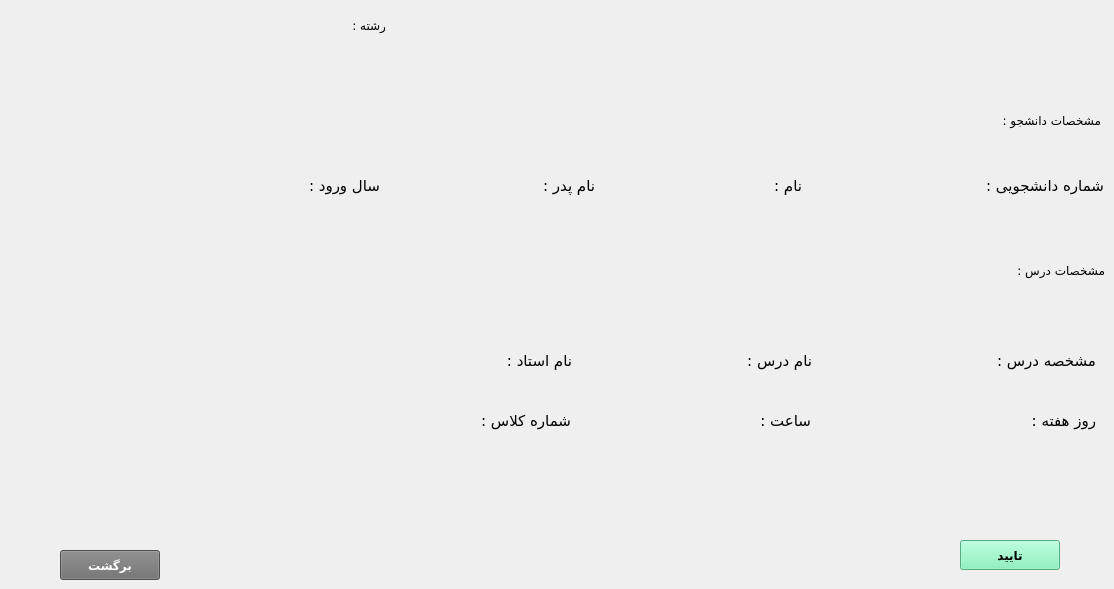
     <widget class="QWidget" name="page_2">
      <widget class="QPushButton" name="pushButton_backPage2">
       <property name="geometry">
        <rect>
         <x>60</x>
         <y>550</y>
         <width>100</width>
         <height>30</height>
        </rect>
       </property>
       <property name="minimumSize">
        <size>
         <width>100</width>
         <height>30</height>
        </size>
       </property>
       <property name="font">
        <font>
         <family>B Nazanin</family>
         <pointsize>9</pointsize>
         <weight>75</weight>
         <bold>true</bold>
        </font>
       </property>
       <property name="styleSheet">
        <string notr="true">background-color:rgb(111, 111, 111);
color: white</string>
       </property>
       <property name="text">
        <string>برگشت</string>
       </property>
      </widget>
      <widget class="QLabel" name="label_14">
       <property name="geometry">
        <rect>
         <x>970</x>
         <y>110</y>
         <width>131</width>
         <height>21</height>
        </rect>
       </property>
       <property name="font">
        <font>
         <family>B Titr</family>
         <weight>50</weight>
         <bold>false</bold>
        </font>
       </property>
       <property name="text">
        <string>مشخصات دانشجو :</string>
       </property>
      </widget>
      <widget class="QLabel" name="label_15">
       <property name="geometry">
        <rect>
         <x>994</x>
         <y>260</y>
         <width>111</width>
         <height>20</height>
        </rect>
       </property>
       <property name="font">
        <font>
         <family>B Titr</family>
        </font>
       </property>
       <property name="text">
        <string>مشخصات درس :</string>
       </property>
      </widget>
      <widget class="QPushButton" name="pushButton">
       <property name="geometry">
        <rect>
         <x>960</x>
         <y>540</y>
         <width>100</width>
         <height>30</height>
        </rect>
       </property>
       <property name="minimumSize">
        <size>
         <width>100</width>
         <height>30</height>
        </size>
       </property>
       <property name="font">
        <font>
         <family>B Nazanin</family>
         <pointsize>9</pointsize>
         <weight>75</weight>
         <bold>true</bold>
        </font>
       </property>
       <property name="styleSheet">
        <string notr="true">background-color:rgb(118, 240, 179)</string>
       </property>
       <property name="text">
        <string>تایید</string>
       </property>
      </widget>
      <widget class="QWidget" name="layoutWidget">
       <property name="geometry">
        <rect>
         <x>341</x>
         <y>340</y>
         <width>231</width>
         <height>41</height>
        </rect>
       </property>
       <layout class="QHBoxLayout" name="horizontalLayout_12">
        <item>
         <widget class="QLabel" name="label_teacherName">
          <property name="font">
           <font>
            <family>B Nazanin</family>
           </font>
          </property>
          <property name="text">
           <string/>
          </property>
         </widget>
        </item>
        <item>
         <spacer name="horizontalSpacer_12">
          <property name="orientation">
           <enum>Qt::Horizontal</enum>
          </property>
          <property name="sizeType">
           <enum>QSizePolicy::Maximum</enum>
          </property>
          <property name="sizeHint" stdset="0">
           <size>
            <width>40</width>
            <height>20</height>
           </size>
          </property>
         </spacer>
        </item>
        <item>
         <widget class="QLabel" name="label_29">
          <property name="font">
           <font>
            <family>B Nazanin</family>
            <pointsize>11</pointsize>
           </font>
          </property>
          <property name="text">
           <string>نام استاد :</string>
          </property>
         </widget>
        </item>
       </layout>
      </widget>
      <widget class="QWidget" name="layoutWidget">
       <property name="geometry">
        <rect>
         <x>860</x>
         <y>170</y>
         <width>244</width>
         <height>31</height>
        </rect>
       </property>
       <layout class="QHBoxLayout" name="horizontalLayout">
        <item>
         <widget class="QLabel" name="label_stuCode">
          <property name="font">
           <font>
            <family>B Nazanin</family>
           </font>
          </property>
          <property name="text">
           <string/>
          </property>
         </widget>
        </item>
        <item>
         <spacer name="horizontalSpacer">
          <property name="orientation">
           <enum>Qt::Horizontal</enum>
          </property>
          <property name="sizeType">
           <enum>QSizePolicy::Maximum</enum>
          </property>
          <property name="sizeHint" stdset="0">
           <size>
            <width>40</width>
            <height>20</height>
           </size>
          </property>
         </spacer>
        </item>
        <item>
         <widget class="QLabel" name="label">
          <property name="font">
           <font>
            <family>B Nazanin</family>
            <pointsize>11</pointsize>
           </font>
          </property>
          <property name="text">
           <string>شماره دانشجویی :</string>
          </property>
         </widget>
        </item>
       </layout>
      </widget>
      <widget class="QWidget" name="layoutWidget">
       <property name="geometry">
        <rect>
         <x>640</x>
         <y>170</y>
         <width>162</width>
         <height>31</height>
        </rect>
       </property>
       <layout class="QHBoxLayout" name="horizontalLayout_2">
        <item>
         <widget class="QLabel" name="label_name">
          <property name="font">
           <font>
            <family>B Nazanin</family>
           </font>
          </property>
          <property name="text">
           <string/>
          </property>
         </widget>
        </item>
        <item>
         <spacer name="horizontalSpacer_2">
          <property name="orientation">
           <enum>Qt::Horizontal</enum>
          </property>
          <property name="sizeType">
           <enum>QSizePolicy::Maximum</enum>
          </property>
          <property name="sizeHint" stdset="0">
           <size>
            <width>40</width>
            <height>20</height>
           </size>
          </property>
         </spacer>
        </item>
        <item>
         <widget class="QLabel" name="label_5">
          <property name="font">
           <font>
            <family>B Nazanin</family>
            <pointsize>11</pointsize>
           </font>
          </property>
          <property name="text">
           <string>نام :</string>
          </property>
         </widget>
        </item>
       </layout>
      </widget>
      <widget class="QWidget" name="layoutWidget">
       <property name="geometry">
        <rect>
         <x>180</x>
         <y>170</y>
         <width>200</width>
         <height>31</height>
        </rect>
       </property>
       <layout class="QHBoxLayout" name="horizontalLayout_3">
        <item>
         <widget class="QLabel" name="label_saalVoroud">
          <property name="font">
           <font>
            <family>B Nazanin</family>
           </font>
          </property>
          <property name="text">
           <string/>
          </property>
         </widget>
        </item>
        <item>
         <spacer name="horizontalSpacer_3">
          <property name="orientation">
           <enum>Qt::Horizontal</enum>
          </property>
          <property name="sizeType">
           <enum>QSizePolicy::Maximum</enum>
          </property>
          <property name="sizeHint" stdset="0">
           <size>
            <width>40</width>
            <height>20</height>
           </size>
          </property>
         </spacer>
        </item>
        <item>
         <widget class="QLabel" name="label_9">
          <property name="font">
           <font>
            <family>B Nazanin</family>
            <pointsize>11</pointsize>
           </font>
          </property>
          <property name="text">
           <string>سال ورود :</string>
          </property>
         </widget>
        </item>
       </layout>
      </widget>
      <widget class="QWidget" name="layoutWidget">
       <property name="geometry">
        <rect>
         <x>410</x>
         <y>170</y>
         <width>185</width>
         <height>31</height>
        </rect>
       </property>
       <layout class="QHBoxLayout" name="horizontalLayout_4">
        <item>
         <widget class="QLabel" name="label_fathersName">
          <property name="font">
           <font>
            <family>B Nazanin</family>
           </font>
          </property>
          <property name="text">
           <string/>
          </property>
         </widget>
        </item>
        <item>
         <spacer name="horizontalSpacer_4">
          <property name="orientation">
           <enum>Qt::Horizontal</enum>
          </property>
          <property name="sizeType">
           <enum>QSizePolicy::Maximum</enum>
          </property>
          <property name="sizeHint" stdset="0">
           <size>
            <width>40</width>
            <height>20</height>
           </size>
          </property>
         </spacer>
        </item>
        <item>
         <widget class="QLabel" name="label_10">
          <property name="font">
           <font>
            <family>B Nazanin</family>
            <pointsize>11</pointsize>
           </font>
          </property>
          <property name="text">
           <string>نام پدر :</string>
          </property>
         </widget>
        </item>
       </layout>
      </widget>
      <widget class="QWidget" name="layoutWidget">
       <property name="geometry">
        <rect>
         <x>15</x>
         <y>10</y>
         <width>371</width>
         <height>31</height>
        </rect>
       </property>
       <layout class="QHBoxLayout" name="horizontalLayout_5">
        <item>
         <widget class="QLabel" name="label_field">
          <property name="font">
           <font>
            <family>B Nazanin</family>
           </font>
          </property>
          <property name="text">
           <string/>
          </property>
         </widget>
        </item>
        <item>
         <spacer name="horizontalSpacer_5">
          <property name="orientation">
           <enum>Qt::Horizontal</enum>
          </property>
          <property name="sizeHint" stdset="0">
           <size>
            <width>40</width>
            <height>20</height>
           </size>
          </property>
         </spacer>
        </item>
        <item>
         <widget class="QLabel" name="label_11">
          <property name="font">
           <font>
            <family>B Nazanin</family>
           </font>
          </property>
          <property name="text">
           <string>رشته :</string>
          </property>
         </widget>
        </item>
       </layout>
      </widget>
      <widget class="QWidget" name="layoutWidget">
       <property name="geometry">
        <rect>
         <x>591</x>
         <y>340</y>
         <width>221</width>
         <height>41</height>
        </rect>
       </property>
       <layout class="QHBoxLayout" name="horizontalLayout_6">
        <item>
         <widget class="QLabel" name="label_title">
          <property name="font">
           <font>
            <family>B Nazanin</family>
           </font>
          </property>
          <property name="text">
           <string/>
          </property>
         </widget>
        </item>
        <item>
         <spacer name="horizontalSpacer_7">
          <property name="orientation">
           <enum>Qt::Horizontal</enum>
          </property>
          <property name="sizeType">
           <enum>QSizePolicy::Maximum</enum>
          </property>
          <property name="sizeHint" stdset="0">
           <size>
            <width>40</width>
            <height>20</height>
           </size>
          </property>
         </spacer>
        </item>
        <item>
         <widget class="QLabel" name="label_21">
          <property name="font">
           <font>
            <family>B Nazanin</family>
            <pointsize>11</pointsize>
           </font>
          </property>
          <property name="text">
           <string>نام درس :</string>
          </property>
         </widget>
        </item>
       </layout>
      </widget>
      <widget class="QWidget" name="layoutWidget">
       <property name="geometry">
        <rect>
         <x>825</x>
         <y>340</y>
         <width>271</width>
         <height>41</height>
        </rect>
       </property>
       <layout class="QHBoxLayout" name="horizontalLayout_8">
        <item>
         <widget class="QLabel" name="label_entekhabID">
          <property name="font">
           <font>
            <family>B Nazanin</family>
           </font>
          </property>
          <property name="text">
           <string/>
          </property>
         </widget>
        </item>
        <item>
         <spacer name="horizontalSpacer_6">
          <property name="orientation">
           <enum>Qt::Horizontal</enum>
          </property>
          <property name="sizeType">
           <enum>QSizePolicy::Maximum</enum>
          </property>
          <property name="sizeHint" stdset="0">
           <size>
            <width>40</width>
            <height>20</height>
           </size>
          </property>
         </spacer>
        </item>
        <item>
         <widget class="QLabel" name="label_16">
          <property name="font">
           <font>
            <family>B Nazanin</family>
            <pointsize>11</pointsize>
           </font>
          </property>
          <property name="text">
           <string>مشخصه درس :</string>
          </property>
         </widget>
        </item>
       </layout>
      </widget>
      <widget class="QWidget" name="layoutWidget">
       <property name="geometry">
        <rect>
         <x>825</x>
         <y>400</y>
         <width>271</width>
         <height>41</height>
        </rect>
       </property>
       <layout class="QHBoxLayout" name="horizontalLayout_9">
        <item>
         <widget class="QLabel" name="label_roozeHafte">
          <property name="font">
           <font>
            <family>B Nazanin</family>
           </font>
          </property>
          <property name="text">
           <string/>
          </property>
         </widget>
        </item>
        <item>
         <spacer name="horizontalSpacer_9">
          <property name="orientation">
           <enum>Qt::Horizontal</enum>
          </property>
          <property name="sizeType">
           <enum>QSizePolicy::Maximum</enum>
          </property>
          <property name="sizeHint" stdset="0">
           <size>
            <width>40</width>
            <height>20</height>
           </size>
          </property>
         </spacer>
        </item>
        <item>
         <widget class="QLabel" name="label_22">
          <property name="font">
           <font>
            <family>B Nazanin</family>
            <pointsize>11</pointsize>
           </font>
          </property>
          <property name="text">
           <string>روز هفته :</string>
          </property>
         </widget>
        </item>
       </layout>
      </widget>
      <widget class="QWidget" name="layoutWidget">
       <property name="geometry">
        <rect>
         <x>590</x>
         <y>400</y>
         <width>221</width>
         <height>41</height>
        </rect>
       </property>
       <layout class="QHBoxLayout" name="horizontalLayout_10">
        <item>
         <widget class="QLabel" name="label_saat">
          <property name="font">
           <font>
            <family>B Nazanin</family>
           </font>
          </property>
          <property name="text">
           <string/>
          </property>
         </widget>
        </item>
        <item>
         <spacer name="horizontalSpacer_10">
          <property name="orientation">
           <enum>Qt::Horizontal</enum>
          </property>
          <property name="sizeType">
           <enum>QSizePolicy::Maximum</enum>
          </property>
          <property name="sizeHint" stdset="0">
           <size>
            <width>40</width>
            <height>20</height>
           </size>
          </property>
         </spacer>
        </item>
        <item>
         <widget class="QLabel" name="label_24">
          <property name="font">
           <font>
            <family>B Nazanin</family>
            <pointsize>11</pointsize>
           </font>
          </property>
          <property name="text">
           <string>ساعت :</string>
          </property>
         </widget>
        </item>
       </layout>
      </widget>
      <widget class="QWidget" name="layoutWidget">
       <property name="geometry">
        <rect>
         <x>340</x>
         <y>400</y>
         <width>231</width>
         <height>41</height>
        </rect>
       </property>
       <layout class="QHBoxLayout" name="horizontalLayout_11">
        <item>
         <widget class="QLabel" name="label_classNum">
          <property name="font">
           <font>
            <family>B Nazanin</family>
           </font>
          </property>
          <property name="text">
           <string/>
          </property>
         </widget>
        </item>
        <item>
         <spacer name="horizontalSpacer_11">
          <property name="orientation">
           <enum>Qt::Horizontal</enum>
          </property>
          <property name="sizeType">
           <enum>QSizePolicy::Maximum</enum>
          </property>
          <property name="sizeHint" stdset="0">
           <size>
            <width>40</width>
            <height>20</height>
           </size>
          </property>
         </spacer>
        </item>
        <item>
         <widget class="QLabel" name="label_26">
          <property name="font">
           <font>
            <family>B Nazanin</family>
            <pointsize>11</pointsize>
           </font>
          </property>
          <property name="text">
           <string>شماره کلاس :</string>
          </property>
         </widget>
        </item>
       </layout>
      </widget>
     </widget>
